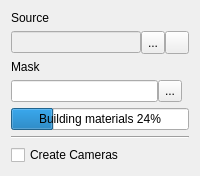
<?xml version="1.0" encoding="UTF-8"?>
<ui version="4.0">
 <class>UsdStageNodeStageRollup</class>
 <widget class="QWidget" name="UsdStageNodeStageRollup">
  <property name="sizePolicy">
   <sizepolicy hsizetype="MinimumExpanding" vsizetype="MinimumExpanding">
    <horstretch>0</horstretch>
    <verstretch>0</verstretch>
   </sizepolicy>
  </property>
  <property name="windowTitle">
   <string>Stage</string>
  </property>
  <layout class="QVBoxLayout" name="verticalLayout">
   <item>
    <widget class="QLabel" name="RootLayerLabel">
     <property name="text">
      <string>Source</string>
     </property>
    </widget>
   </item>
   <item>
    <layout class="QHBoxLayout" name="horizontalLayout" stretch="4,1">
     <property name="spacing">
      <number>0</number>
     </property>
     <item>
      <widget class="QLineEdit" name="FilePath">
       <property name="enabled">
        <bool>false</bool>
       </property>
       <property name="minimumSize">
        <size>
         <width>100</width>
         <height>0</height>
        </size>
       </property>
       <property name="sizePolicy">
        <sizepolicy hsizetype="Ignored" vsizetype="Fixed">
         <horstretch>0</horstretch>
         <verstretch>0</verstretch>
        </sizepolicy>
       </property>
       <property name="acceptDrops">
        <bool>false</bool>
       </property>
      </widget>
     </item>
     <item>
      <widget class="QToolButton" name="RootLayerPathButton">
       <property name="sizePolicy">
        <sizepolicy hsizetype="Fixed" vsizetype="Minimum">
         <horstretch>0</horstretch>
         <verstretch>0</verstretch>
        </sizepolicy>
       </property>
       <property name="toolTip">
        <string>Opens the Select USD File window to choose the root layer referenced by the stage.</string>
       </property>
       <property name="layoutDirection">
        <enum>Qt::LeftToRight</enum>
       </property>
       <property name="text">
        <string>...</string>
       </property>
      </widget>
     </item>
     <item>
      <widget class="QToolButton" name="ReloadLayersButton">
       <property name="sizePolicy">
        <sizepolicy hsizetype="Minimum" vsizetype="Minimum">
         <horstretch>0</horstretch>
         <verstretch>0</verstretch>
        </sizepolicy>
       </property>
       <property name="toolTip">
        <string>Reloads the stage. Use this after changes are made to the referenced USD files and you want to see those changes in Max.</string>
       </property>
       <property name="text">
        <string/>
       </property>
      </widget>
     </item>
    </layout>
   </item>
   <item>
    <widget class="QLabel" name="PrimLabel">
     <property name="text">
      <string>Mask</string>
     </property>
    </widget>
   </item>
   <item>
    <layout class="QHBoxLayout" name="horizontalLayout_2" stretch="4,1">
     <property name="spacing">
      <number>0</number>
     </property>
     <item>
      <widget class="QLineEdit" name="StageMaskValue">
         <property name="minimumSize">
        <size>
         <width>100</width>
         <height>0</height>
        </size>
       </property>
       <property name="sizePolicy">
        <sizepolicy hsizetype="Ignored" vsizetype="Fixed">
         <horstretch>0</horstretch>
         <verstretch>0</verstretch>
        </sizepolicy>
       </property>
       <property name="acceptDrops">
        <bool>false</bool>
       </property>
       <property name="toolTip">
        <string>The prim path used to mask the stage. When set, only that prim and its children are displayed in the stage. Note that using this option can sometimes make the materials inaccessible. If an invalid prim path is entered, no prims are displayed.</string>
       </property>
      </widget>
     </item>
     <item>
      <widget class="QToolButton" name="StageMaskButton">
       <property name="sizePolicy">
        <sizepolicy hsizetype="Fixed" vsizetype="Minimum">
         <horstretch>0</horstretch>
         <verstretch>0</verstretch>
        </sizepolicy>
       </property>
       <property name="toolTip">
        <string>Opens the Create USD from File options to select a new stage mask path.</string>
       </property>
       <property name="text">
        <string>...</string>
       </property>
      </widget>
     </item>
     <item>
      <spacer name="horizontalSpacer">
       <property name="orientation">
        <enum>Qt::Horizontal</enum>
       </property>
      </spacer>
     </item>
    </layout>
   </item>
   <item>
    <widget class="QProgressBar" name="progressBar">
     <property name="statusTip">
      <string/>
     </property>
     <property name="styleSheet">
      <string notr="true">QProgressBar { color: black; }</string>
     </property>
     <property name="value">
      <number>24</number>
     </property>
     <property name="alignment">
      <set>Qt::AlignLeading|Qt::AlignLeft|Qt::AlignVCenter</set>
     </property>
     <property name="orientation">
      <enum>Qt::Horizontal</enum>
     </property>
     <property name="invertedAppearance">
      <bool>false</bool>
     </property>
     <property name="textDirection">
      <enum>QProgressBar::TopToBottom</enum>
     </property>
     <property name="format">
      <string>Building materials %p%</string>
     </property>
    </widget>
   </item>
   <item>
    <widget class="Line" name="line_3">
     <property name="orientation">
      <enum>Qt::Horizontal</enum>
     </property>
    </widget>
   </item>
   <item>
    <widget class="QCheckBox" name="GenerateCameras">
     <property name="text">
      <string>Create Cameras</string>
     </property>
     <property name="toolTip">
        <string>Enable to automatically create 3ds Max camera objects for each USD camera. The 3ds Max cameras get controlled by their corresponding USD cameras.</string>
       </property>
    </widget>
   </item>
  </layout>
 </widget>
 <resources/>
 <connections/>
</ui>
